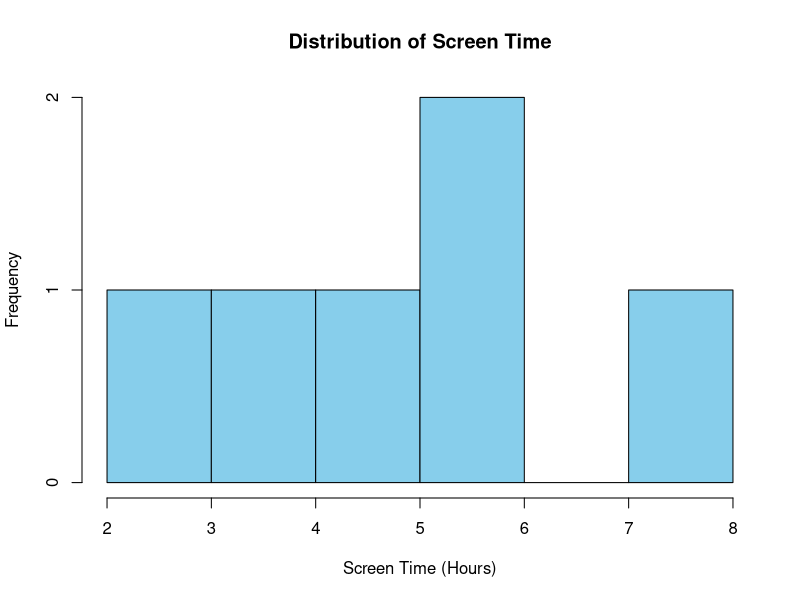
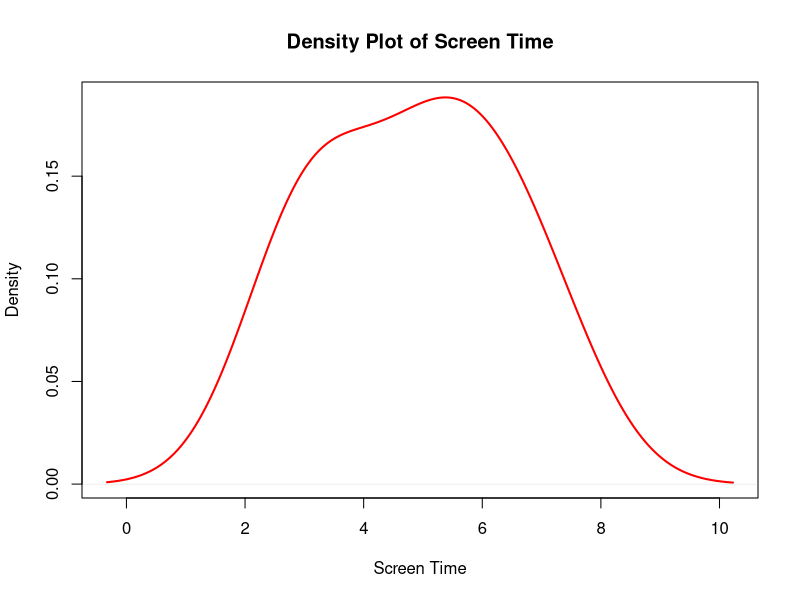
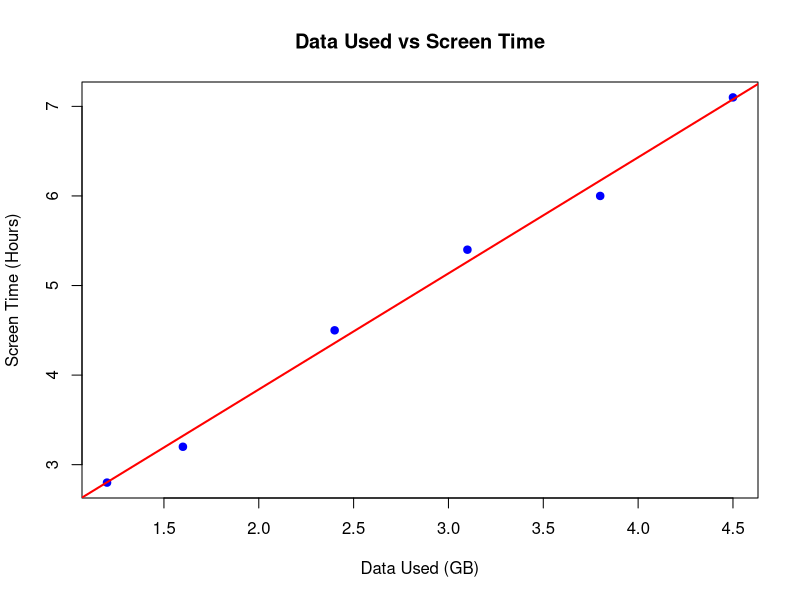

Source code (R) for these figures, in order:
# Mobile App Usage Dataset

User_ID <- c("U01","U02","U03","U04","U05","U06")
Gender <- c("Male","Female","Male","Female","Male","Female")
Age <- c(20,22,19,21,23,20)
Screen_Time <- c(4.5,6.0,3.2,7.1,2.8,5.4)
App_Usage_Count <- c(18,25,12,30,10,22)
Data_Used <- c(2.4,3.8,1.6,4.5,1.2,3.1)
Satisfaction <- c(3,5,3,5,2,4)
Usage_Date <- c("2025-01-08","2025-01-08","2025-02-11",
                "2025-02-11","2025-03-14","2025-03-14")

mobile <- data.frame(
  User_ID,
  Gender,
  Age,
  Screen_Time,
  App_Usage_Count,
  Data_Used,
  Satisfaction,
  Usage_Date
)

print(mobile)
hist(mobile$Screen_Time,
     main="Distribution of Screen Time",
     xlab="Screen Time (Hours)",
     ylab="Frequency",
     col="skyblue",
     border="black")
plot(density(mobile$Screen_Time),
     main="Density Plot of Screen Time",
     xlab="Screen Time",
     col="red",
     lwd=2)
plot(mobile$Data_Used,
     mobile$Screen_Time,
     pch=19,
     col="blue",
     xlab="Data Used (GB)",
     ylab="Screen Time (Hours)",
     main="Data Used vs Screen Time")

abline(lm(Screen_Time ~ Data_Used,
          data=mobile),
       col="red",
       lwd=2)

cor(mobile$Data_Used,
    mobile$Screen_Time)
